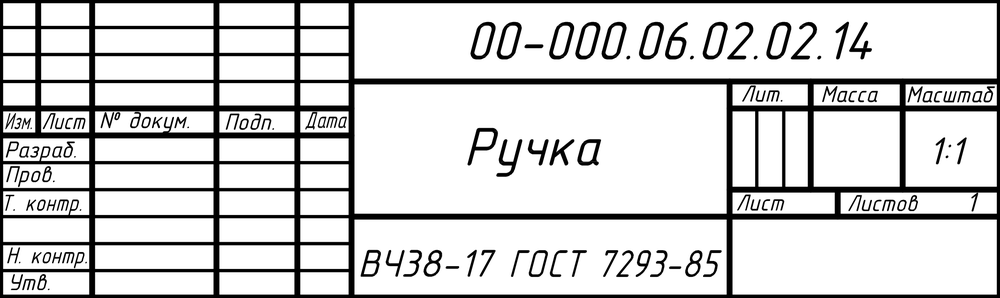
#> input picture output/stamp_batch/page_003_drawing_001_stamp.png, 1000 x 298 px, shrunk from 2132 x 635 before the run; its folder holds only this picture in this run
$ python test_cell_filter_batch.py
#> lines starting #> are read from the running program, lines starting #| are printed output that depends on the picture; after the words box and inside, x2 and y2 are one past the last pixel; in counts of white or black regions, pixels touching at a corner belong together
### src/segmentation/stamp_segmenter.py
from pathlib import Path

import cv2
import numpy as np


class StampSegmenter:
    def __init__(self, image_source):
        self.image_source = image_source

        self.image = None
        self.binary = None
        self.horizontal_mask = None
        self.vertical_mask = None
        self.grid_mask = None

    def load(self):
        """Загружает изображение из файла или принимает ndarray из памяти."""

        if isinstance(self.image_source, (str, Path)):
            self.image = cv2.imread(
                str(self.image_source)
            )
#> self.image is the input picture: shape (298, 1000, 3); min 0, max 255, mean 209.3

            if self.image is None:
                raise FileNotFoundError(
                    f"Не удалось загрузить изображение: {self.image_source}"
                )

        elif isinstance(self.image_source, np.ndarray):
            if self.image_source.size == 0:
                raise ValueError(
                    "Передано пустое изображение штампа."
                )

            self.image = self.image_source.copy()

        else:
            raise TypeError(
                "image_source должен быть путём "
                "к изображению или numpy.ndarray."
            )

        return self.image

    def preprocess(self):
        """Создаёт бинарное изображение."""

        if self.image is None:
            raise RuntimeError("Сначала необходимо вызвать load().")

        gray = cv2.cvtColor(
            self.image,
            cv2.COLOR_BGR2GRAY
        )

        self.binary = cv2.threshold(
            gray,
            0,
            255,
            cv2.THRESH_BINARY_INV + cv2.THRESH_OTSU
        )[1]
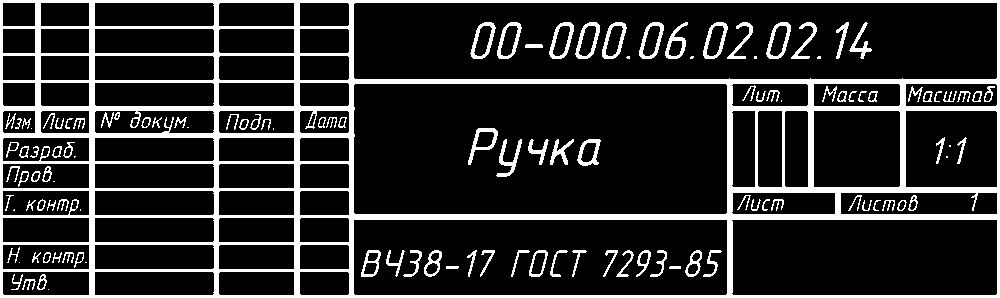
#> self.binary: shape (298, 1000); 16.9% white; 124 white regions (17 under 20 px), largest, box (x1, y1, x2, y2) and area: (0, 0, 1000, 298) 39476, (549, 22, 574, 59) 327, (575, 22, 600, 59) 325

        return self.binary

    def detect_grid(self):
        """Выделяет горизонтальные и вертикальные линии сетки."""

        if self.binary is None:
            raise RuntimeError(
                "Сначала необходимо вызвать preprocess()."
            )

        height, width = self.binary.shape
#> height = 298; width = 1000

        horizontal_kernel = cv2.getStructuringElement(
            cv2.MORPH_RECT,
            (max(10, width // 30), 1)
        )

        vertical_kernel = cv2.getStructuringElement(
            cv2.MORPH_RECT,
            (1, max(10, height // 20))
        )

        self.horizontal_mask = cv2.morphologyEx(
            self.binary,
            cv2.MORPH_OPEN,
            horizontal_kernel
        )
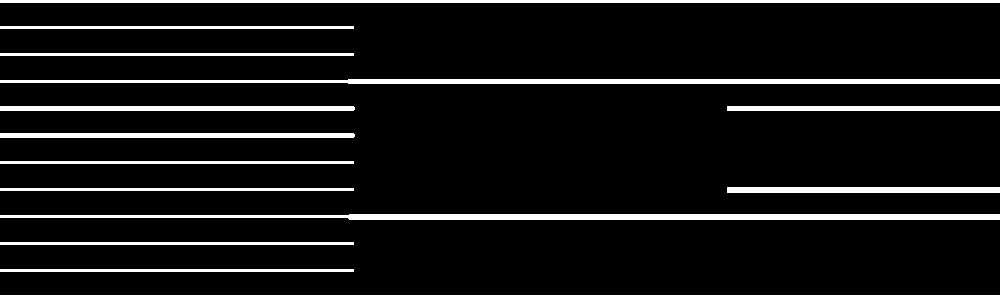
#> self.horizontal_mask: shape (298, 1000); 9.5% white; 14 white regions, largest, box (x1, y1, x2, y2) and area: (0, 214, 1000, 220) 4954, (0, 79, 1000, 84) 4304, (0, 0, 1000, 3) 3000

        self.vertical_mask = cv2.morphologyEx(
            self.binary,
            cv2.MORPH_OPEN,
            vertical_kernel
        )
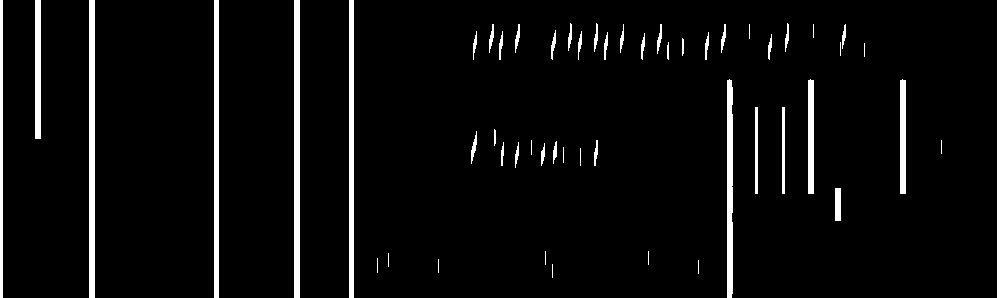
#> self.vertical_mask: shape (298, 1000); 4.8% white; 54 white regions (15 under 20 px), largest, box (x1, y1, x2, y2) and area: (89, 0, 95, 298) 1788, (294, 0, 300, 298) 1788, (214, 0, 219, 298) 1490

        self.grid_mask = cv2.bitwise_or(
            self.horizontal_mask,
            self.vertical_mask
        )
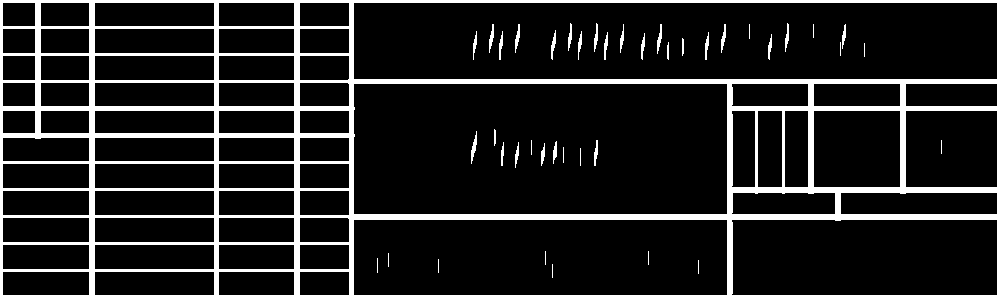
#> self.grid_mask: shape (298, 1000); 13.7% white; 42 white regions (15 under 20 px), largest, box (x1, y1, x2, y2) and area: (0, 0, 1000, 298) 39050, (471, 131, 477, 164) 88, (657, 24, 662, 54) 76

        return self.grid_mask

    # [333 lines left out: functions _detect_segments, merge_segments, find_horizontal_segments, find_vertical_segments, find_intersections, find_cells, not called in this run]

### test_cell_filter_batch.py
import csv
import shutil
from pathlib import Path

import cv2

from src.segmentation.stamp_segmenter import StampSegmenter
from src.segmentation.cell_filter import analyze_cell


PROJECT_ROOT = Path(__file__).resolve().parent

INPUT_DIR = (
    PROJECT_ROOT
    / "output"
    / "stamp_batch"
)

OUTPUT_DIR = (
    PROJECT_ROOT
    / "output"
    / "cell_filter_batch"
)

EMPTY_DIR = OUTPUT_DIR / "empty"
NON_EMPTY_DIR = OUTPUT_DIR / "non_empty"

CSV_PATH = OUTPUT_DIR / "filter_results.csv"


def prepare_output():
    if OUTPUT_DIR.exists():
        shutil.rmtree(OUTPUT_DIR)

    EMPTY_DIR.mkdir(
        parents=True,
        exist_ok=True
    )

    NON_EMPTY_DIR.mkdir(
        parents=True,
        exist_ok=True
    )


def find_stamp_images():
    return sorted(
        path
        for path in INPUT_DIR.iterdir()
        if (
            path.is_file()
            and path.name.lower().endswith("_stamp.png")
        )
    )


def main():
    print("=" * 80)
    print("BATCH CELL FILTER")
    print("=" * 80)
    print()

    if not INPUT_DIR.exists():
        print("Не найдена папка:")
        print(INPUT_DIR)
        return

    stamps = find_stamp_images()

    if not stamps:
        print("В папке не найдено изображений:")
        print(INPUT_DIR)
        return

    print(f"Найдено штампов: {len(stamps)}")
    print()

    prepare_output()

    rows = []

    total_cells = 0
    total_empty = 0
    total_non_empty = 0
    total_errors = 0

    for stamp_number, stamp_path in enumerate(
        stamps,
        start=1
    ):
        print("-" * 80)
        print(
            f"[{stamp_number}/{len(stamps)}] "
            f"{stamp_path.name}"
        )

        try:
            segmenter = StampSegmenter(stamp_path)

            segmenter.load()
            segmenter.preprocess()
            segmenter.detect_grid()

            cells = segmenter.extract_cells()

        except Exception as error:
            print(f"ОШИБКА СЕГМЕНТАЦИИ: {error}")

            total_errors += 1

            rows.append({
                "stamp": stamp_path.name,
                "cell": "",
                "x1": "",
                "y1": "",
                "x2": "",
                "y2": "",
                "dark_ratio": "",
                "classification": "SEGMENTATION_ERROR",
            })

            continue

        print(f"Ячеек: {len(cells)}")

        total_cells += len(cells)

        stamp_empty = 0
        stamp_non_empty = 0

        for cell in cells:
            index = cell["index"]
            image = cell["image"]

            x1, y1, x2, y2 = cell["bbox"]

            analysis = analyze_cell(image)

            dark_ratio = analysis["dark_ratio"]
            is_empty = analysis["is_empty"]

            # Имя штампа включаем в имя файла.
            # Поэтому cell_001 разных штампов
            # друг друга не перезапишут.
            output_name = (
                f"{stamp_path.stem}"
                f"__cell_{index:03d}.png"
            )

            if is_empty:
                destination = (
                    EMPTY_DIR
                    / output_name
                )

                classification = "EMPTY"

                stamp_empty += 1
                total_empty += 1

            else:
                destination = (
                    NON_EMPTY_DIR
                    / output_name
                )

                classification = "NON_EMPTY"

                stamp_non_empty += 1
                total_non_empty += 1

            cv2.imwrite(
                str(destination),
                image
            )

            rows.append({
                "stamp": stamp_path.name,
                "cell": index,
                "x1": x1,
                "y1": y1,
                "x2": x2,
                "y2": y2,
                "dark_ratio": f"{dark_ratio:.6f}",
                "classification": classification,
            })

        print(
            f"EMPTY: {stamp_empty} | "
            f"NON_EMPTY: {stamp_non_empty}"
        )

    with CSV_PATH.open(
        "w",
        newline="",
        encoding="utf-8-sig"
    ) as file:
        writer = csv.DictWriter(
            file,
            fieldnames=[
                "stamp",
                "cell",
                "x1",
                "y1",
                "x2",
                "y2",
                "dark_ratio",
                "classification",
            ]
        )

        writer.writeheader()
        writer.writerows(rows)

    print()
    print("=" * 80)
    print("ИТОГ")
    print("=" * 80)

    print(f"Штампов:     {len(stamps)}")
    print(f"Ячеек:       {total_cells}")
    print(f"EMPTY:       {total_empty}")
    print(f"NON_EMPTY:   {total_non_empty}")
    print(f"Ошибок:      {total_errors}")

    print()
    print(f"Результаты: {OUTPUT_DIR}")
    print(f"CSV:        {CSV_PATH}")


if __name__ == "__main__":
    main()

$ run again, on output/stamp_batch/page_011_drawing_004_stamp.png
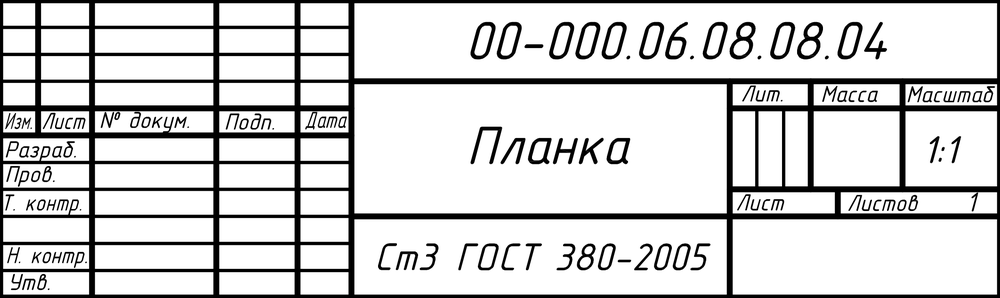
#> input picture output/stamp_batch/page_011_drawing_004_stamp.png, 1000 x 298 px, shrunk from 2124 x 633 before the run
#> in load, self.image is the input picture: shape (298, 1000, 3); min 0, max 255, mean 208.8
#> in preprocess, `self.binary = cv2.threshold( gray, 0, 255, cv2.THRESH_BINARY_INV + cv2..`:
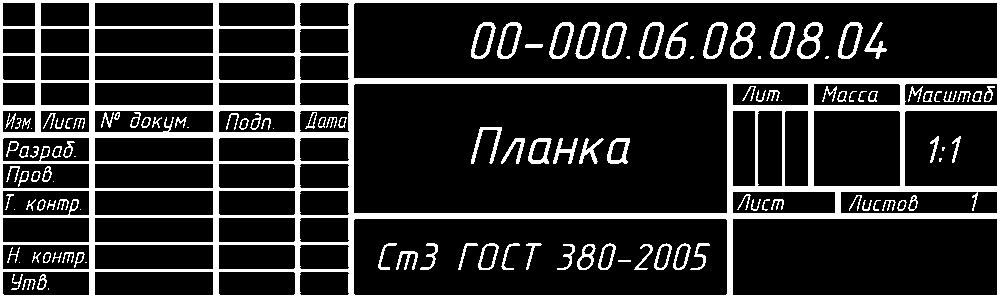
#> self.binary: shape (298, 1000); 17.7% white; 124 white regions (17 under 20 px), largest, box (x1, y1, x2, y2) and area: (0, 0, 1000, 298) 40985, (797, 22, 823, 59) 373, (730, 22, 756, 59) 371
#> self.horizontal_mask: shape (298, 1000); 10% white; 14 white regions, largest, box (x1, y1, x2, y2) and area: (0, 78, 1000, 84) 4955, (0, 213, 1000, 219) 4955, (0, 0, 1000, 3) 3000
#> self.vertical_mask: shape (298, 1000); 5% white; 60 white regions (11 under 20 px), largest, box (x1, y1, x2, y2) and area: (89, 0, 95, 298) 1788, (213, 0, 219, 298) 1788, (348, 0, 354, 298) 1734
#> in detect_grid, `self.grid_mask = cv2.bitwise_or( self.horizontal_mask, self.vertical_m..`:
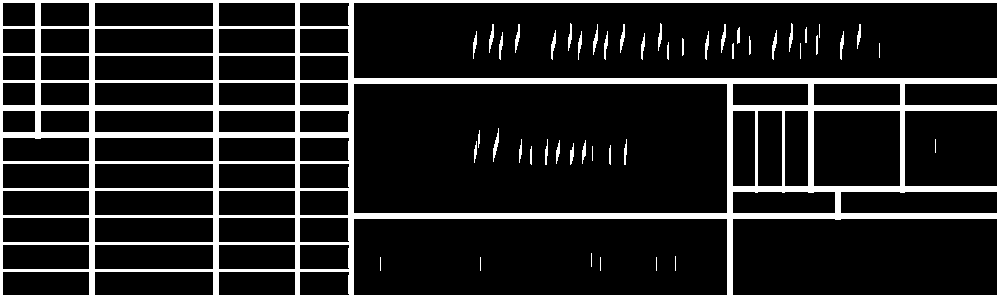
#> self.grid_mask: shape (298, 1000); 14.4% white; 48 white regions (11 under 20 px), largest, box (x1, y1, x2, y2) and area: (0, 0, 1000, 298) 40710, (493, 128, 499, 162) 86, (551, 30, 556, 60) 77

$ run again, on output/stamp_batch/page_011_drawing_005_stamp.png
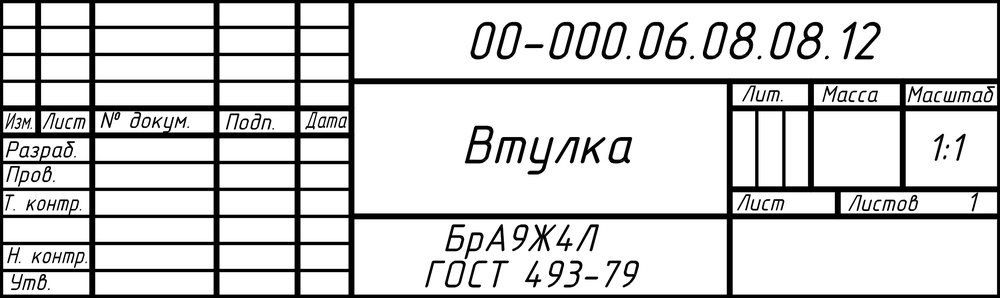
#> input picture output/stamp_batch/page_011_drawing_005_stamp.png, 1000 x 298 px, shrunk from 2124 x 633 before the run
#> in load, self.image is the input picture: shape (298, 1000, 3); min 0, max 255, mean 208.4
#> in preprocess, `self.binary = cv2.threshold( gray, 0, 255, cv2.THRESH_BINARY_INV + cv2..`:
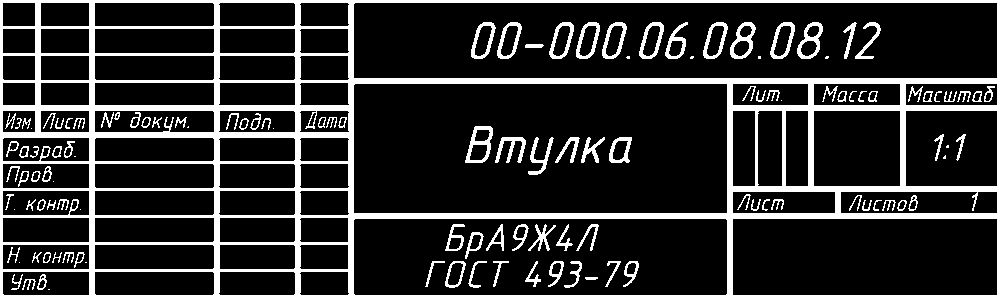
#> self.binary: shape (298, 1000); 17.9% white; 125 white regions (17 under 20 px), largest, box (x1, y1, x2, y2) and area: (0, 0, 1000, 298) 41420, (465, 126, 493, 163) 417, (730, 22, 756, 59) 379
#> self.horizontal_mask: shape (298, 1000); 10% white; 14 white regions, largest, box (x1, y1, x2, y2) and area: (0, 78, 1000, 84) 4955, (0, 213, 1000, 219) 4955, (0, 0, 1000, 3) 3000
#> self.vertical_mask: shape (298, 1000); 5.2% white; 57 white regions (11 under 20 px), largest, box (x1, y1, x2, y2) and area: (89, 0, 95, 298) 1788, (214, 0, 220, 298) 1765, (348, 0, 354, 298) 1755
#> in detect_grid, `self.grid_mask = cv2.bitwise_or( self.horizontal_mask, self.vertical_m..`:
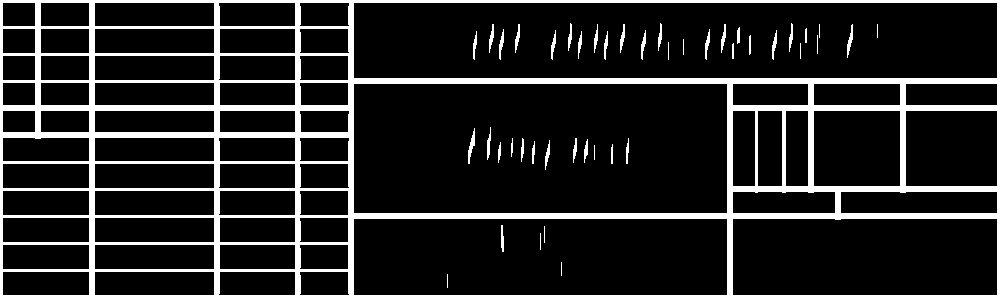
#> self.grid_mask: shape (298, 1000); 14.5% white; 45 white regions (11 under 20 px), largest, box (x1, y1, x2, y2) and area: (0, 0, 1000, 298) 41099, (468, 128, 475, 164) 109, (847, 24, 853, 58) 91
